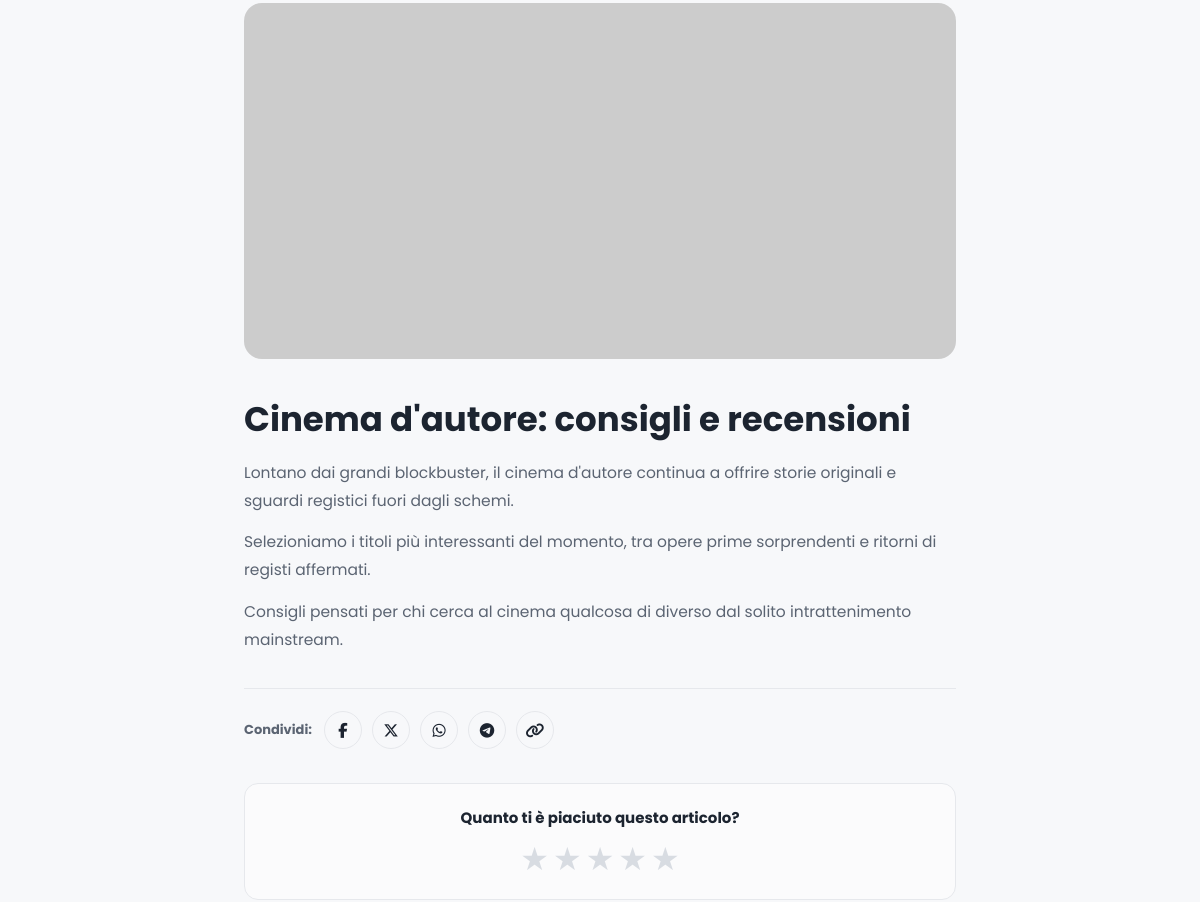
The app's page /cinema-dautore-consigli-e-recensioni (middle part), older data.
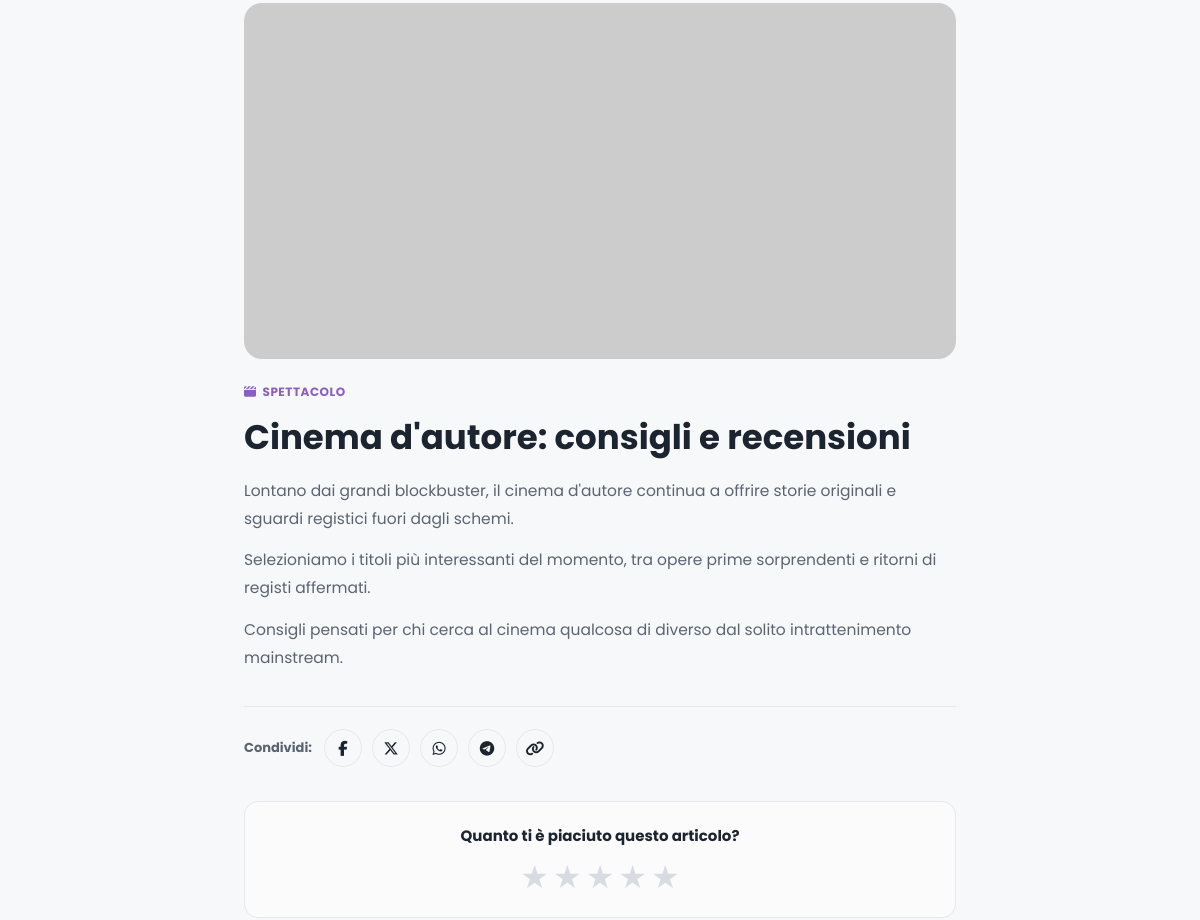
The same page, newer data.
### tables this page shows
CREATE TABLE IF NOT EXISTS articles (
  id INT AUTO_INCREMENT PRIMARY KEY,
  category_id INT NOT NULL,
  title VARCHAR(200) NOT NULL,
  slug VARCHAR(220) NOT NULL UNIQUE,
  excerpt VARCHAR(300) DEFAULT NULL,
  content TEXT NOT NULL,
  image_url VARCHAR(400) NOT NULL,
  status ENUM('published','draft') NOT NULL DEFAULT 'published',
  published_at DATETIME DEFAULT CURRENT_TIMESTAMP,
  created_at DATETIME DEFAULT CURRENT_TIMESTAMP,
  updated_at DATETIME DEFAULT CURRENT_TIMESTAMP ON UPDATE CURRENT_TIMESTAMP,
  FOREIGN KEY (category_id) REFERENCES categories(id) ON DELETE CASCADE
);

CREATE TABLE IF NOT EXISTS article_categories (
  article_id INT NOT NULL,
  category_id INT NOT NULL,
  PRIMARY KEY (article_id, category_id),
  FOREIGN KEY (article_id) REFERENCES articles(id) ON DELETE CASCADE,
  FOREIGN KEY (category_id) REFERENCES categories(id) ON DELETE CASCADE
);

CREATE TABLE IF NOT EXISTS categories (
  id INT AUTO_INCREMENT PRIMARY KEY,
  slug VARCHAR(40) NOT NULL UNIQUE,
  name VARCHAR(60) NOT NULL,
  color_hex VARCHAR(7) NOT NULL DEFAULT '#1f8a94',
  icon_class VARCHAR(60) NOT NULL DEFAULT 'fa-solid fa-globe',
  sort_order INT NOT NULL DEFAULT 0
);

### config.php (called while the page is built, shortened)
<?php
function h($str): string {
    return htmlspecialchars((string)$str, ENT_QUOTES, 'UTF-8');
}
function url(string $path = ''): string {
    return BASE_PATH . '/' . ltrim($path, '/');
}

### article.php (the view, shortened to what the changed rows need)
<?php
require __DIR__ . '/config.php';
require __DIR__ . '/functions.php';
$slugParam = $_GET['slug'] ?? null;
$idParam = (int)($_GET['id'] ?? 0);
if ($slugParam) {
    $article = get_article_by_slug($pdo, $slugParam);
} elseif ($idParam) {
    $article = get_article($pdo, $idParam);
} else {
    $article = null;
}
$id = (int)$article['id'];
$articleCategories = get_article_categories($pdo, $id);
$ratingStats = get_rating_stats($pdo, $id);
$hasVoted = isset($_COOKIE['voted_articles']) && in_array((string)$id, explode(',', $_COOKIE['voted_articles']), true);
$currentUrl = absolute_url(article_url($article));
$shareTitle = rawurlencode($article['title']);
$shareUrl = rawurlencode($currentUrl);
require __DIR__ . '/partials/header.php';
?>
<div class="article-page">
  <div class="article-media">
    <img src="<?= h($article['image_url']) ?>" alt="<?= h($article['title']) ?>">
  </div>
  <div class="article-tags">
    <?php foreach ($articleCategories as $c): ?>
      <span class="article-tag" style="color:<?= h($c['color_hex']) ?>">
        <i class="<?= h($c['icon_class']) ?>"></i> <?= h($c['name']) ?>
      </span>
    <?php endforeach; ?>
  </div>
  <h1><?= h($article['title']) ?></h1>
  <?= render_content($article['content']) ?>
  <div class="share-row">
    <span class="share-label">Condividi:</span>
    <a href="https://www.facebook.com/sharer/sharer.php?u=<?= $shareUrl ?>" target="_blank" rel="noopener" title="Facebook"><i class="fa-brands fa-facebook-f"></i></a>
    <a href="https://twitter.com/intent/tweet?url=<?= $shareUrl ?>&text=<?= $shareTitle ?>" target="_blank" rel="noopener" title="X"><i class="fa-brands fa-x-twitter"></i></a>
    <a href="https://api.whatsapp.com/send?text=<?= $shareTitle ?>%20<?= $shareUrl ?>" target="_blank" rel="noopener" title="WhatsApp"><i class="fa-brands fa-whatsapp"></i></a>
    <a href="https://t.me/share/url?url=<?= $shareUrl ?>&text=<?= $shareTitle ?>" target="_blank" rel="noopener" title="Telegram"><i class="fa-brands fa-telegram"></i></a>
    <button type="button" class="share-copy" onclick="copyArticleLink(this)" title="Copia link"><i class="fa-solid fa-link"></i></button>
  </div>
  <div class="rating-box" id="voto">
    <h3>Quanto ti è piaciuto questo articolo?</h3>
    <?php if ($hasVoted): ?>
      <div class="rating-result">
        <?= render_stars_display($ratingStats['average']) ?>
        <span><?= $ratingStats['average'] ?> su 5 — <?= $ratingStats['count'] ?> <?= $ratingStats['count'] === 1 ? 'voto' : 'voti' ?> (hai già votato, grazie!)</span>
      </div>
    <?php else: ?>
      <form method="post" action="<?= url('rating-submit.php') ?>" class="star-rating">
      </form>
    <?php endif; ?>
  </div>
</div>
<?php require __DIR__ . '/partials/footer.php'; ?>

### functions.php (shortened to what the changed rows need)
<?php
function get_categories_for_articles($pdo, array $articleIds): array {
    $placeholders = implode(',', array_fill(0, count($articleIds), '?'));
    $stmt = $pdo->prepare("SELECT ac.article_id, c.id, c.slug, c.name, c.color_hex, c.icon_class
                            FROM article_categories ac
                            JOIN categories c ON ac.category_id = c.id
                            WHERE ac.article_id IN ($placeholders)
                            ORDER BY c.sort_order ASC");
    $stmt->execute($articleIds);
    $map = [];
    foreach ($stmt->fetchAll() as $row) {
        $map[(int)$row['article_id']][] = $row;
    }
    return $map;
}
function get_article_categories($pdo, int $articleId): array {
    $map = get_categories_for_articles($pdo, [$articleId]);
    return $map[$articleId] ?? [];
}
function get_article_by_slug($pdo, string $slug): ?array {
    $stmt = $pdo->prepare('SELECT a.*, c.slug AS cat_slug, c.name AS cat_name, c.color_hex, c.icon_class
                            FROM articles a JOIN categories c ON a.category_id = c.id
                            WHERE a.slug = ?');
    $stmt->execute([$slug]);
    $row = $stmt->fetch();
    return $row ?: null;
}
function render_content(string $text): string {
    $paragraphs = preg_split('/\r?\n\r?\n/', trim($text));
    $html = '';
    $sizeMap = [
        'piccolo' => '0.85em',
        'normale' => '1em',
        'grande'  => '1.3em',
        'enorme'  => '1.6em',
    ];
    foreach ($paragraphs as $p) {
        $p = trim($p);
        $safe = nl2br(h($p));
        $safe = preg_replace('/\*\*(.+?)\*\*/s', '<strong>$1</strong>', $safe);
        $safe = preg_replace('/\*(.+?)\*/s', '<em>$1</em>', $safe);
        $safe = preg_replace('/\+\+(.+?)\+\+/s', '<u>$1</u>', $safe);
        $safe = preg_replace('/~~(.+?)~~/s', '<del>$1</del>', $safe);
        $safe = preg_replace_callback('/\[size=(piccolo|normale|grande|enorme)\](.+?)\[\/size\]/s',
            function ($m) use ($sizeMap) {
                return '<span style="font-size:' . $sizeMap[$m[1]] . '">' . $m[2] . '</span>';
            }, $safe);
        $safe = preg_replace(
            '/\[([^\]]+)\]\s*\((https?:\/\/[^\s)]+)\)/',
            '<a href="$2" target="_blank" rel="noopener">$1</a>',
            $safe
        );
        $html .= '<p>' . $safe . '</p>';
    }
    return $html;
}
function article_url(array $article): string {
    $slug = $article['slug'] ?? '';
    return $slug !== '' ? url($slug) : url('article.php?id=' . (int)$article['id']);
}
function absolute_url(string $path): string {
    $forwardedProto = strtolower($_SERVER['HTTP_X_FORWARDED_PROTO'] ?? '');
    $isHttps = (!empty($_SERVER['HTTPS']) && $_SERVER['HTTPS'] !== 'off') || $forwardedProto === 'https';
    $scheme = $isHttps ? 'https' : 'http';
    $host = $_SERVER['HTTP_HOST'] ?? '';
    return $scheme . '://' . $host . $path;
}

Row changes from the older to the newer data that the page shows:
added article_categories: category.name "SPETTACOLO"
